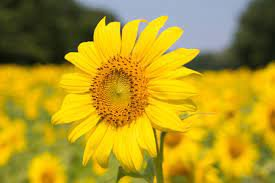
#> input picture test2.jpg, 275 x 183 px
$ python filtering.py
#> lines starting #> are read from the running program, lines starting #| are printed output that depends on the picture
import cv2
import matplotlib.pyplot as plt

img = cv2.imread('test2.jpg')
#> img is the input picture: shape (183, 275, 3); mean B, G, R 33.5, 152, 176.7
img = cv2.cvtColor(img, cv2.COLOR_BGR2RGB)

average = cv2.blur(img, (5,5))
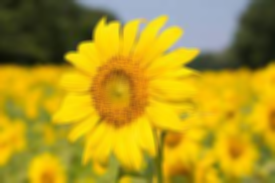
#> average: shape (183, 275, 3); mean R, G, B 176.7, 152, 33.5
gaussian = cv2.GaussianBlur(img, (5,5), 0)
median = cv2.medianBlur(img, 5)
bilateral = cv2.bilateralFilter(img, 5, 75, 75)

titles = ['Original Image', 'Average','Gaussian','Median','Bilateral Filter']
images = [img, average, gaussian,median,bilateral]

plt.figure(figsize = (12,8))
for i in range(len(images)):
    plt.subplot(2,3,i+1)
    plt.imshow(images[i])
    plt.title(titles[i])
    plt.axis('off')
#> this loop made 5 passes
plt.show()
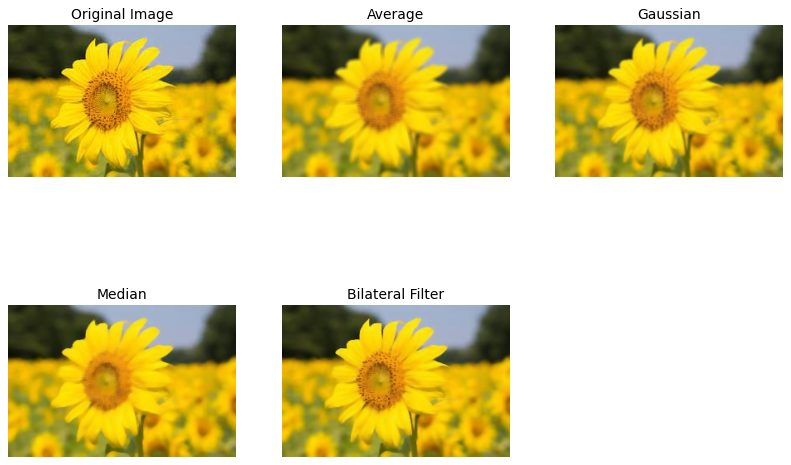
#> figure drawn by matplotlib, 5 panels
